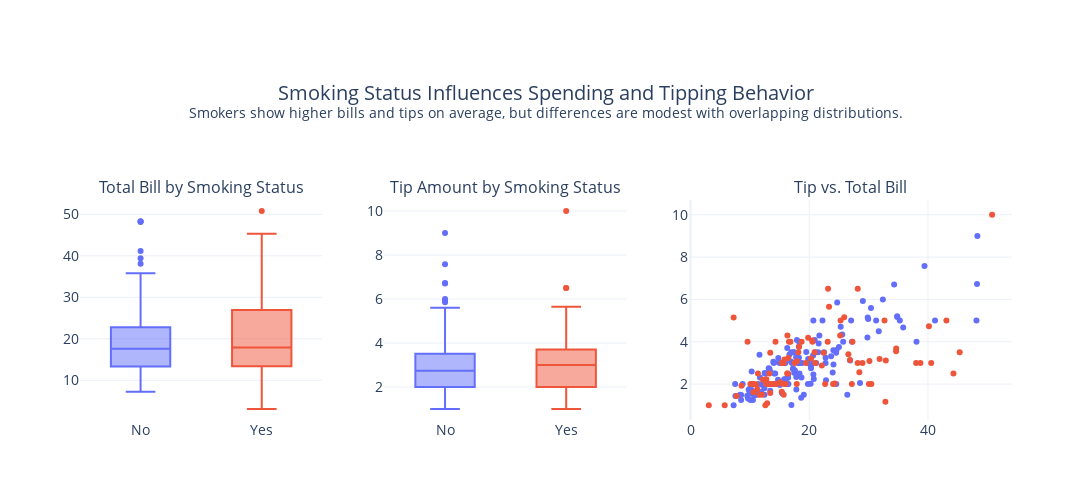

Write notebook code for a chart like this one.
### Markdown cell above
###  Does Smoking Status Influence Spending and Tipping?

- **How does being a smoker or non-smoker impact the total bill and tip amounts?**
- **Do smokers tend to have higher bills and leave larger tips compared to non-smokers?**

### Code cell
# Create a subplot figure with 1 row and 3 columns
fig = make_subplots(
    rows=1, cols=3,
    subplot_titles=("Total Bill by Smoking Status", "Tip Amount by Smoking Status", "Tip vs. Total Bill"),
    column_widths=[0.3, 0.3, 0.4],
    shared_yaxes=False
)

# Box plot: Total bill by smoking status
box1 = px.box(tip_df, x='smoker', y='total_bill', color='smoker')
for trace in box1.data:
    fig.add_trace(trace, row=1, col=1)

# Box plot: Tip amount by smoking status
box2 = px.box(tip_df, x='smoker', y='tip', color='smoker')
for trace in box2.data:
    fig.add_trace(trace, row=1, col=2)

# Scatter plot with trendline: Tip vs. Total Bill by smoking status
scatter = px.scatter(
    tip_df,
    x='total_bill',
    y='tip',
    color='smoker',
    labels={'smoker': 'Smoking Status', 'total_bill': 'Total Bill (USD)', 'tip': 'Tip Amount (USD)'}
)
scatter.update_layout(
    xaxis_title='Total Bill (USD)',
    yaxis_title='Tip Amount (USD)'
)
for trace in scatter.data:
    fig.add_trace(trace, row=1, col=3)

# Update layout
fig.update_layout(
    title={
        'text': (
            'Smoking Status Influences Spending and Tipping Behavior<br>'
            '<sup>Smokers show higher bills and tips on average, but differences are modest with overlapping distributions.</sup>'
        ),
        'x': 0.5,
        'xanchor': 'center'
    },
    template='plotly_white',
    height=500,
    width=1200,
    margin=dict(t=200),
    font=dict(size=14),
    showlegend=False,
    
)

fig.show()

### Figure 1 — Plotly figure (JSON) as saved in the notebook; plotly's stock layout.template omitted (floating-point values rounded to 4 significant figures; data arrays with more than 128 entries replaced by an {"elided": "..."} marker saying what was removed)
{"data": [{"alignmentgroup": "True", "hovertemplate": "smoker=%{x}<br>total_bill=%{y}<extra></extra>", "legendgroup": "No", "marker": {"color": "#636efa"}, "name": "No", "notched": false, "offsetgroup": "No", "orientation": "v", "showlegend": true, "type": "box", "x": {"elided": "151 str values"}, "x0": " ", "xaxis": "x", "y": {"elided": "151 float values"}, "y0": " ", "yaxis": "y"}, {"alignmentgroup": "True", "hovertemplate": "smoker=%{x}<br>total_bill=%{y}<extra></extra>", "legendgroup": "Yes", "marker": {"color": "#EF553B"}, "name": "Yes", "notched": false, "offsetgroup": "Yes", "orientation": "v", "showlegend": true, "type": "box", "x": ["Yes", "Yes", "Yes", "Yes", "Yes", "Yes", "Yes", "Yes", "Yes", "Yes", "Yes", "Yes", "Yes", "Yes", "Yes", "Yes", "Yes", "Yes", "Yes", "Yes", "Yes", "Yes", "Yes", "Yes", "Yes", "Yes", "Yes", "Yes", "Yes", "Yes", "Yes", "Yes", "Yes", "Yes", "Yes", "Yes", "Yes", "Yes", "Yes", "Yes", "Yes", "Yes", "Yes", "Yes", "Yes", "Yes", "Yes", "Yes", "Yes", "Yes", "Yes", "Yes", "Yes", "Yes", "Yes", "Yes", "Yes", "Yes", "Yes", "Yes", "Yes", "Yes", "Yes", "Yes", "Yes", "Yes", "Yes", "Yes", "Yes", "Yes", "Yes", "Yes", "Yes", "Yes", "Yes", "Yes", "Yes", "Yes", "Yes", "Yes", "Yes", "Yes", "Yes", "Yes", "Yes", "Yes", "Yes", "Yes", "Yes", "Yes", "Yes", "Yes", "Yes"], "x0": " ", "xaxis": "x", "y": [38.01, 11.24, 20.29, 13.81, 11.02, 18.29, 3.07, 15.01, 26.86, 25.28, 17.92, 19.44, 32.68, 28.97, 5.75, 16.32, 40.17, 27.28, 12.03, 21.01, 11.35, 15.38, 44.3, 22.42, 15.36, 20.49, 25.21, 14.31, 16.0, 17.51, 10.59, 10.63, 50.81, 15.81, 7.25, 31.85, 16.82, 32.9, 17.89, 14.48, 9.6, 34.63, 34.65, 23.33, 45.35, 23.17, 40.55, 20.9, 30.46, 18.15, 23.1, 15.69, 19.81, 28.44, 15.48, 16.58, 10.34, 43.11, 13.0, 13.51, 18.71, 12.74, 13.0, 16.4, 20.53, 16.47, 26.59, 38.73, 24.27, 12.76, 30.06, 25.89, 13.27, 28.17, 12.9, 28.15, 11.59, 7.74, 30.14, 12.16, 13.42, 8.58, 13.42, 16.27, 10.09, 22.12, 24.01, 15.69, 15.53, 12.6, 32.83, 27.18, 22.67], "y0": " ", "yaxis": "y"}, {"alignmentgroup": "True", "hovertemplate": "smoker=%{x}<br>tip=%{y}<extra></extra>", "legendgroup": "No", "marker": {"color": "#636efa"}, "name": "No", "notched": false, "offsetgroup": "No", "orientation": "v", "showlegend": true, "type": "box", "x": {"elided": "151 str values"}, "x0": " ", "xaxis": "x2", "y": {"elided": "151 float values"}, "y0": " ", "yaxis": "y2"}, {"alignmentgroup": "True", "hovertemplate": "smoker=%{x}<br>tip=%{y}<extra></extra>", "legendgroup": "Yes", "marker": {"color": "#EF553B"}, "name": "Yes", "notched": false, "offsetgroup": "Yes", "orientation": "v", "showlegend": true, "type": "box", "x": ["Yes", "Yes", "Yes", "Yes", "Yes", "Yes", "Yes", "Yes", "Yes", "Yes", "Yes", "Yes", "Yes", "Yes", "Yes", "Yes", "Yes", "Yes", "Yes", "Yes", "Yes", "Yes", "Yes", "Yes", "Yes", "Yes", "Yes", "Yes", "Yes", "Yes", "Yes", "Yes", "Yes", "Yes", "Yes", "Yes", "Yes", "Yes", "Yes", "Yes", "Yes", "Yes", "Yes", "Yes", "Yes", "Yes", "Yes", "Yes", "Yes", "Yes", "Yes", "Yes", "Yes", "Yes", "Yes", "Yes", "Yes", "Yes", "Yes", "Yes", "Yes", "Yes", "Yes", "Yes", "Yes", "Yes", "Yes", "Yes", "Yes", "Yes", "Yes", "Yes", "Yes", "Yes", "Yes", "Yes", "Yes", "Yes", "Yes", "Yes", "Yes", "Yes", "Yes", "Yes", "Yes", "Yes", "Yes", "Yes", "Yes", "Yes", "Yes", "Yes", "Yes"], "x0": " ", "xaxis": "x2", "y": [3.0, 1.76, 3.21, 2.0, 1.98, 3.76, 1.0, 2.09, 3.14, 5.0, 3.08, 3.0, 5.0, 3.0, 1.0, 4.3, 4.73, 4.0, 1.5, 3.0, 2.5, 3.0, 2.5, 3.48, 1.64, 4.06, 4.29, 4.0, 2.0, 3.0, 1.61, 2.0, 10.0, 3.16, 5.15, 3.18, 4.0, 3.11, 2.0, 2.0, 4.0, 3.55, 3.68, 5.65, 3.5, 6.5, 3.0, 3.5, 2.0, 3.5, 4.0, 1.5, 4.19, 2.56, 2.02, 4.0, 2.0, 5.0, 2.0, 2.0, 4.0, 2.01, 2.0, 2.5, 4.0, 3.23, 3.41, 3.0, 2.03, 2.23, 2.0, 5.16, 2.5, 6.5, 1.1, 3.0, 1.5, 1.44, 3.09, 2.2, 3.48, 1.92, 1.58, 2.5, 2.0, 2.88, 2.0, 3.0, 3.0, 1.0, 1.17, 2.0, 2.0], "y0": " ", "yaxis": "y2"}, {"hovertemplate": "Smoking Status=No<br>Total Bill (USD)=%{x}<br>Tip Amount (USD)=%{y}<extra></extra>", "legendgroup": "No", "marker": {"color": "#636efa", "symbol": "circle"}, "mode": "markers", "name": "No", "orientation": "v", "showlegend": true, "type": "scatter", "x": {"elided": "151 float values"}, "xaxis": "x3", "y": {"elided": "151 float values"}, "yaxis": "y3"}, {"hovertemplate": "Smoking Status=Yes<br>Total Bill (USD)=%{x}<br>Tip Amount (USD)=%{y}<extra></extra>", "legendgroup": "Yes", "marker": {"color": "#EF553B", "symbol": "circle"}, "mode": "markers", "name": "Yes", "orientation": "v", "showlegend": true, "type": "scatter", "x": [38.01, 11.24, 20.29, 13.81, 11.02, 18.29, 3.07, 15.01, 26.86, 25.28, 17.92, 19.44, 32.68, 28.97, 5.75, 16.32, 40.17, 27.28, 12.03, 21.01, 11.35, 15.38, 44.3, 22.42, 15.36, 20.49, 25.21, 14.31, 16.0, 17.51, 10.59, 10.63, 50.81, 15.81, 7.25, 31.85, 16.82, 32.9, 17.89, 14.48, 9.6, 34.63, 34.65, 23.33, 45.35, 23.17, 40.55, 20.9, 30.46, 18.15, 23.1, 15.69, 19.81, 28.44, 15.48, 16.58, 10.34, 43.11, 13.0, 13.51, 18.71, 12.74, 13.0, 16.4, 20.53, 16.47, 26.59, 38.73, 24.27, 12.76, 30.06, 25.89, 13.27, 28.17, 12.9, 28.15, 11.59, 7.74, 30.14, 12.16, 13.42, 8.58, 13.42, 16.27, 10.09, 22.12, 24.01, 15.69, 15.53, 12.6, 32.83, 27.18, 22.67], "xaxis": "x3", "y": [3.0, 1.76, 3.21, 2.0, 1.98, 3.76, 1.0, 2.09, 3.14, 5.0, 3.08, 3.0, 5.0, 3.0, 1.0, 4.3, 4.73, 4.0, 1.5, 3.0, 2.5, 3.0, 2.5, 3.48, 1.64, 4.06, 4.29, 4.0, 2.0, 3.0, 1.61, 2.0, 10.0, 3.16, 5.15, 3.18, 4.0, 3.11, 2.0, 2.0, 4.0, 3.55, 3.68, 5.65, 3.5, 6.5, 3.0, 3.5, 2.0, 3.5, 4.0, 1.5, 4.19, 2.56, 2.02, 4.0, 2.0, 5.0, 2.0, 2.0, 4.0, 2.01, 2.0, 2.5, 4.0, 3.23, 3.41, 3.0, 2.03, 2.23, 2.0, 5.16, 2.5, 6.5, 1.1, 3.0, 1.5, 1.44, 3.09, 2.2, 3.48, 1.92, 1.58, 2.5, 2.0, 2.88, 2.0, 3.0, 3.0, 1.0, 1.17, 2.0, 2.0], "yaxis": "y3"}], "layout": {"annotations": [{"font": {"size": 16}, "showarrow": false, "text": "Total Bill by Smoking Status", "x": 0.13, "xanchor": "center", "xref": "paper", "y": 1, "yanchor": "bottom", "yref": "paper"}, {"font": {"size": 16}, "showarrow": false, "text": "Tip Amount by Smoking Status", "x": 0.4567, "xanchor": "center", "xref": "paper", "y": 1, "yanchor": "bottom", "yref": "paper"}, {"font": {"size": 16}, "showarrow": false, "text": "Tip vs. Total Bill", "x": 0.8267, "xanchor": "center", "xref": "paper", "y": 1, "yanchor": "bottom", "yref": "paper"}], "font": {"size": 14}, "height": 500, "margin": {"t": 200}, "showlegend": false, "title": {"text": "Smoking Status Influences Spending and Tipping Behavior<br><sup>Smokers show higher bills and tips on average, but differences are modest with overlapping distributions.</sup>", "x": 0.5, "xanchor": "center"}, "width": 1200, "xaxis": {"anchor": "y", "domain": [0, 0.26]}, "xaxis2": {"anchor": "y2", "domain": [0.3267, 0.5867]}, "xaxis3": {"anchor": "y3", "domain": [0.6533, 1]}, "yaxis": {"anchor": "x", "domain": [0, 1]}, "yaxis2": {"anchor": "x2", "domain": [0, 1]}, "yaxis3": {"anchor": "x3", "domain": [0, 1]}}}
